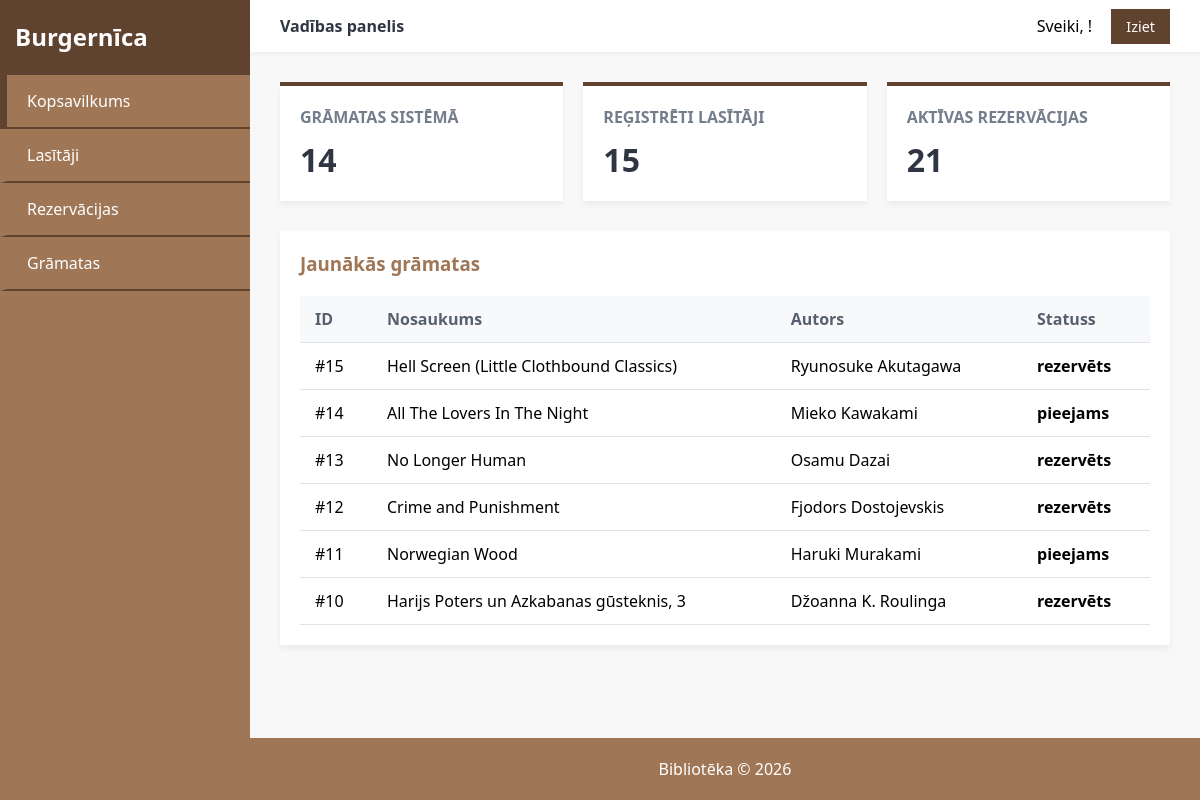
Screenshot of /admin/admin_dashboard.php (signed in) with the database file from the repository.
### tables this page shows
CREATE TABLE `gramatas` (
  `id` int NOT NULL,
  `nosaukums` varchar(80) NOT NULL,
  `autors` varchar(80) NOT NULL,
  `apraksts` text NOT NULL,
  `statuss` enum('pieejams','rezervēts','paņemts','kavē','dzēsts') NOT NULL DEFAULT 'pieejams',
  `bilde` varchar(255) NOT NULL DEFAULT 'default.png'
);

### admin/admin_dashboard.php (the view, shortened to what this page needs)
<?php
    require_once 'header.php';
    include '../database/db_connect.php';
    $gramatas_q = mysqli_query($conn, "SELECT COUNT(*) AS kopa_gramatu FROM gramatas WHERE statuss != 'dzēsts'");
    $gramatas_count = mysqli_fetch_assoc($gramatas_q)['kopa_gramatu'] ?? 0;
    $lasitaji_q = mysqli_query($conn, "SELECT COUNT(*) AS kopa_lasitaju FROM lasitaji WHERE statuss = 'Aktīvs'");
    $lasitaji_count = mysqli_fetch_assoc($lasitaji_q)['kopa_lasitaju'] ?? 0;
    $rezerv_q = mysqli_query($conn, "SELECT COUNT(*) AS kopa_rezerv FROM rezervacijas AS r LEFT JOIN lasitaji AS l ON r.lasitajs_id = l.id WHERE l.statuss = 'Aktīvs'");
    $rezerv_count = mysqli_fetch_assoc($rezerv_q)['kopa_rezerv'] ?? 0;
?>
            <div class="stats-grid">
                <div class="stat-card">
                    <h3>Grāmatas sistēmā</h3>
                    <div class="value"><?= $gramatas_count ?></div>
                </div>
                <div class="stat-card">
                    <h3>Reģistrēti lasītāji</h3>
                    <div class="value"><?= $lasitaji_count ?></div>
                </div>
                <div class="stat-card">
                    <h3>Aktīvas rezervācijas</h3>
                    <div class="value"><?= $rezerv_count ?></div>
                </div>
            </div>
            <div class="table-container">
                <h3>Jaunākās grāmatas</h3>
                <table>
                    <thead id="admin_dashboard-table-head">
                        <tr>
                            <th>ID</th>
                            <th>Nosaukums</th>
                            <th>Autors</th>
                            <th>Statuss</th>
                        </tr>
                    </thead>
                    <tbody id="admin_dashboard-table-body">
                        <?php
                            $recent_books = mysqli_query($conn, "SELECT * FROM gramatas WHERE statuss!='dzēsts' ORDER BY id DESC LIMIT 6");
                            if (mysqli_num_rows($recent_books) > 0) {
                                while($book = mysqli_fetch_assoc($recent_books)) {
                                    ?>
                                    <tr>
                                        <td>#<?= $book['id'] ?></td>
                                        <td><?= htmlspecialchars($book['nosaukums']) ?></td>
                                        <td><?= htmlspecialchars($book['autors']) ?></td>
                                        <td><b><?= htmlspecialchars($book['statuss']) ?></b></td>
                                    </tr>
                                    <?php
                                }
                            } else {
                                echo "<tr><td colspan='4'>Nav reģistrētu grāmatu.</td></tr>";
                            }
                        ?>
                    </tbody>
                </table>
            </div>
        </div>
        <?php require_once 'footer.php'; ?>
    </div>
</body>
</html>

### admin/admin-style.css (style rules this page uses)
:root { --primary: #60432F; --secondary: #9F7656; --bg-light: #F8F8F8; --text-dark: #2f3542; --white: #ffffff; --sidebar-bg: #9F7656; --sidebar-hover: #E9CCC0; }
body { font-family: 'Segoe UI', Tahoma, sans-serif; margin: 0; background: var(--bg-light); display: flex; height: 100vh; }
.stats-grid { display: grid; grid-template-columns: repeat(auto-fit, minmax(200px, 1fr)); gap: 20px; margin-bottom: 30px; }
.stat-card { background: var(--white); padding: 20px; box-shadow: 0 4px 6px rgba(0,0,0,0.05); border-top: 4px solid var(--primary); }
.stat-card h3 { margin: 0 0 10px 0; color: #747d8c; font-size: 1rem; text-transform: uppercase; }
.stat-card .value { font-size: 2rem; font-weight: bold; color: var(--text-dark); }
.table-container { background: var(--white); padding: 20px; margin-bottom: 10px; box-shadow: 0 4px 6px rgba(0,0,0,0.05); }
.table-container h3 { margin-top: 0; margin-bottom: 20px; color: var(--sidebar-bg); }
table { width: 100%; border-collapse: collapse; }
th, td { padding: 12px 15px; text-align: left; border-bottom: 1px solid #e1e2e6; }
th { background: #f8f9fa; color: #57606f; }
.dashboardBody th { font-weight: 600; }

### rows the page displays
gramatas: id "15", nosaukums "Hell Screen (Little Clothbound Classics)", autors "Ryunosuke Akutagawa", statuss "rezervēts"
gramatas: id "14", nosaukums "All The Lovers In The Night", autors "Mieko Kawakami", statuss "pieejams"
gramatas: id "13", nosaukums "No Longer Human", autors "Osamu Dazai", statuss "rezervēts"
gramatas: id "12", nosaukums "Crime and Punishment", autors "Fjodors Dostojevskis", statuss "rezervēts"
gramatas: id "11", nosaukums "Norwegian Wood", autors "Haruki Murakami", statuss "pieejams"
gramatas: id "10", nosaukums "Harijs Poters un Azkabanas gūsteknis, 3", autors "Džoanna K. Roulinga", statuss "rezervēts"

### other values shown
$topbar_title "Vadības panelis"
$gramatas_count "14"
$lasitaji_count "15"
$rezerv_count "21"
